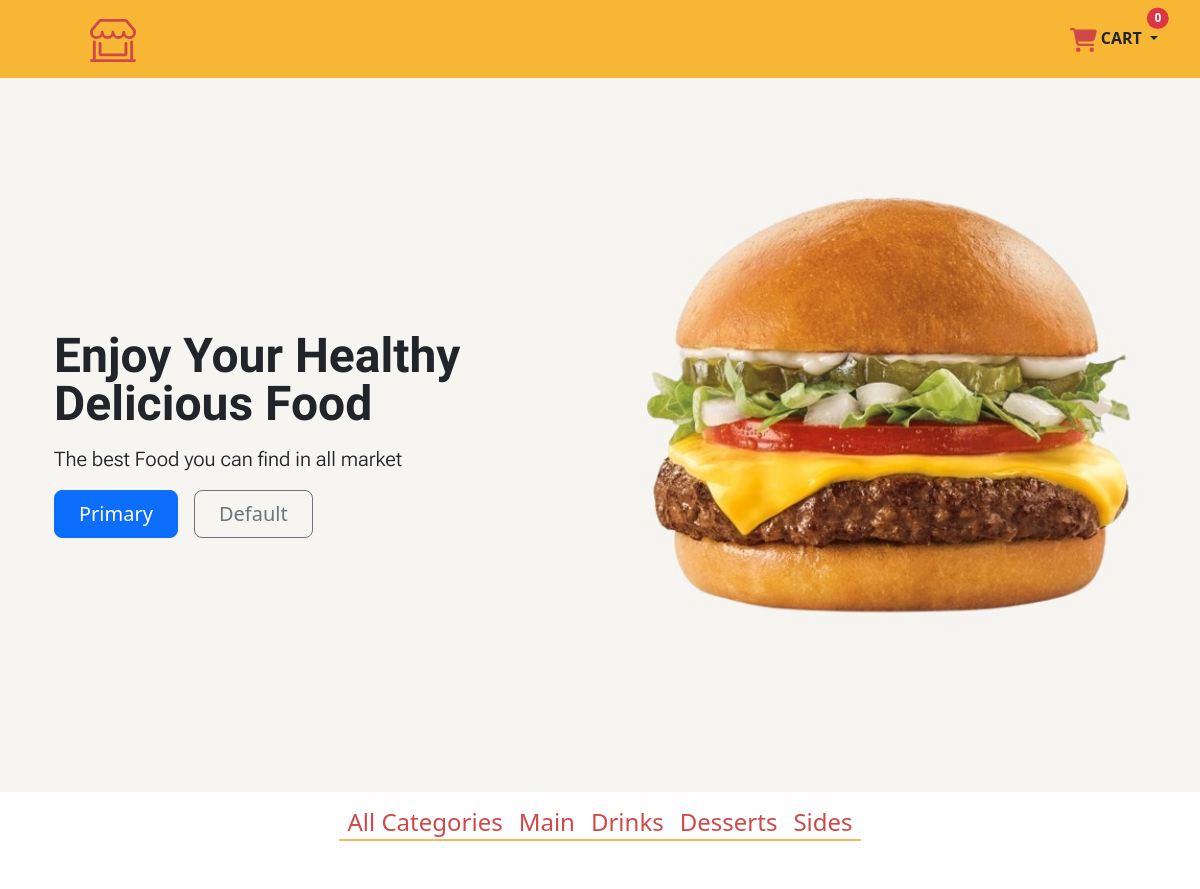
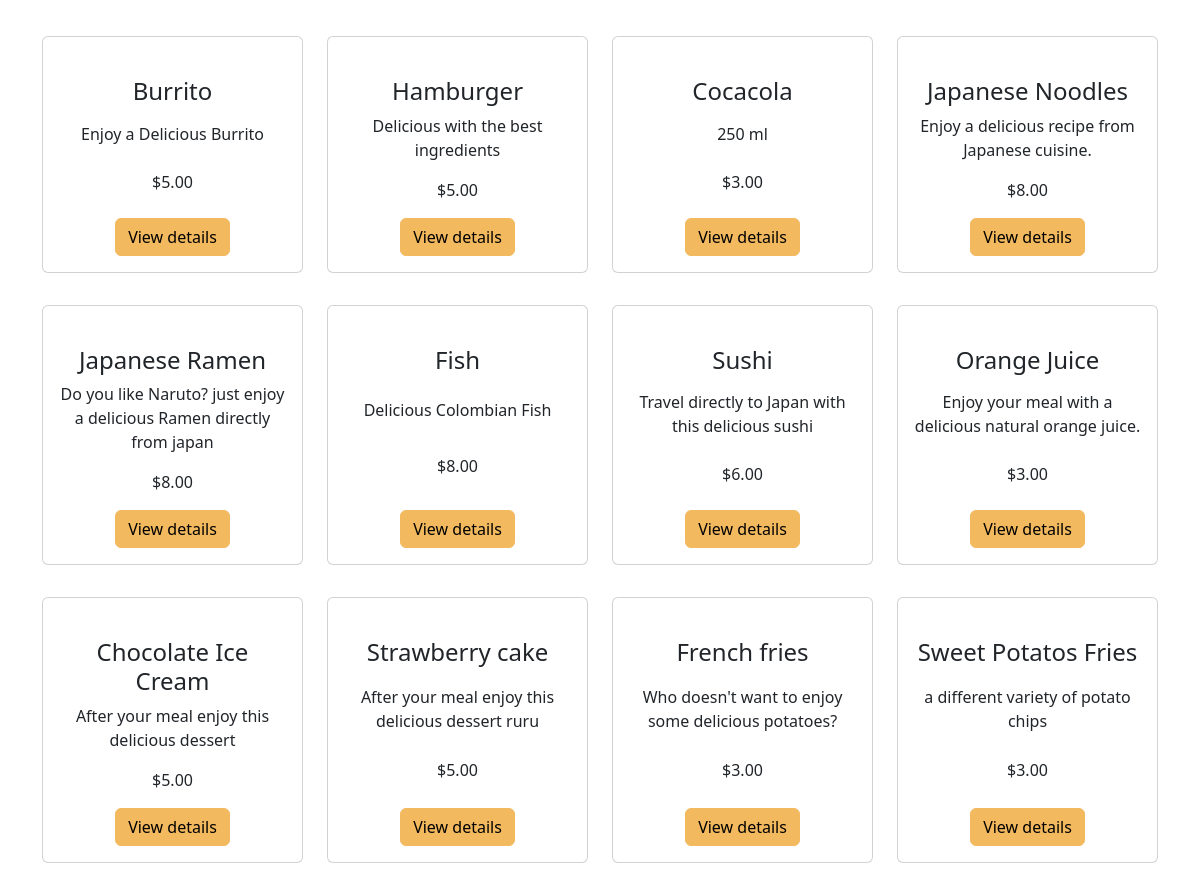
The page / on the database its author committed (2 pictures, top to bottom).
### food/models.py (models this page shows, shortened)
class Category(models.Model):
    name = models.CharField(max_length=200)
    created = models.DateTimeField(auto_now_add=True)
    updated = models.DateTimeField(auto_now=True)
    class Meta:
        verbose_name = 'Category'
        verbose_name_plural = 'Categories'

class Items(models.Model):
    product_type = models.ForeignKey(Category, on_delete=models.RESTRICT,  related_name='products')
    item_name = models.CharField(max_length=200)
    item_description = models.CharField(max_length=200)
    item_price = models.DecimalField( max_digits = 5, decimal_places=2)
    imagen = models.ImageField(upload_to='food', null=True, blank=True)
    created_at = models.DateTimeField(auto_now_add=True)
    updated_at = models.DateTimeField(auto_now=True)

### food/views.py (the view)
# urls.py: path("", views.home, name="home"),
def home(request, category_id=None):
    if category_id:
        objCategory = Category.objects.get(id=category_id)
        product_list = objCategory.products.all()
        category_list = Category.objects.all()
        context = {
            'category_list': category_list,
            'product_list': product_list,
        }
    else:
        category_list = Category.objects.all()
        item_list = Items.objects.all()
        context = {
            "product_list": item_list,
            "category_list": category_list,
        }
    return render(request, 'food/index.html', context)

### food/templates/food/index.html (shortened to what this page needs)
{% extends "food/base.html" %}
{% load static %}
    {% block content %}
    <div class="hero">
        <div class="container col-xxl-8 px-4 py-5">
            <div class="row flex-lg-row-reverse align-items-center g-5 py-5">
                <div class="col-12 col-sm-8 col-lg-6">
                    <img src="{% static 'img/burger.jpg' %}" class="d-block mx-lg-auto img-fluid" alt="Bootstrap Themes"
                        width="700" height="500" loading="lazy">
                </div>
                <div class="col-lg-6">
                    <h1 class="display-5 fw-bold lh-1 mb-3" style="font-family: 'Amatic SC', cursive;">Enjoy Your
                        Healthy <br> Delicious Food</h1>
                    <p class="lead" style="font-family: 'Roboto Flex', sans-serif;">The best Food you can find in all
                        market</p>
                    <div class="d-grid gap-2 d-md-flex justify-content-md-start">
                        <button type="button" class="btn btn-primary btn-lg px-4 me-md-2">Primary</button>
                        <button type="button" class="btn btn-outline-secondary btn-lg px-4">Default</button>
                    </div>
                </div>
            </div>
        </div>
    </div>
    <div class="container-fluid">
        <div class="d-flex justify-content-center bg-transparent" style="width: 100%;">
            <nav class="navbar navbar-expand-lg ">
                <div class="offcanvas offcanvas-end" tabindex="-1" id="navbarOffcanvasLg"
                    aria-labelledby="navbarOffcanvasLgLabel">
                    <div class="offcanvas-body">
                        <ul class="navbar-nav me-auto mb-2 mb-lg-0">
                            <li class="nav-item">
                                <a class="nav-link active red_color" aria-current="page" href="{% url 'food:home' %}">
                                    <h4>All Categories</h4>
                                </a>
                            </li>
                            {% for category in category_list %}
                            <li class="nav-item">
                                <a class="nav-link active red_color" aria-current="page"
                                    href="{% url 'food:ProductsByCategory' category.id %}">
                                    <h4>{{ category.name }}</h4>
                                </a>
                            </li>
                            {% endfor %}
                        </ul>
                    </div>
                </div>
            </nav>
        </div>
    </div>
    <div class=" bg-body-light ">
        <div class="container ">
            <div class="row py-5  justify-content-start ">
                {% for item in product_list %}
                <div class="col-12 col-sm-6 col-lg-3 d-flex text-center justify-content-start py-3">
                    <div class="card h-100 d-flex flex-column " style="width: 18rem;">
                        <div class="card-body d-flex flex-column">
                            <a href="{{ item.imagen.url }}" class=""><img src="{{ item.imagen.url }}" class="img-fluid"
                                    style="height: 210px;" alt=""></a>
                            <h4>{{ item.item_name }}</h4>
                            <p class="mt-auto">
                                {{ item.item_description }}
                            </p>
                            <p class="mt-auto">
                                ${{ item.item_price }}
                            </p>
                            <div class="mt-auto">
                                <a data-bs-toggle="modal" data-bs-target="#detallesModal{{ item.id }}"
                                    class="btn btn-info" style="background-color: #F3B95F; border-color: #F3B95F;">
                                    View details
                                </a>
                            </div>
                        </div>
                    </div>
                </div>
                {% endfor %}
            </div>
        </div>
    </div>
        {% endblock %}

### food/templates/food/base.html (shortened to what this page needs)
{% load static %}
<!DOCTYPE html>
<html lang="en">
<head>
    <link href="https://cdn.jsdelivr.net/npm/bootstrap@5.3.3/dist/css/bootstrap.min.css" rel="stylesheet"
>
    <link href="{% static 'css/styles.css' %}" rel="stylesheet">
    <link rel="stylesheet" href="https://cdnjs.cloudflare.com/ajax/libs/font-awesome/6.0.0-beta3/css/all.min.css">
</head>
<body class="grey-background">
    <header class="p-3" style="background-color: #f7b735;">
        <div class="container">
            <div class="d-flex flex-wrap align-items-center justify-content-center justify-content-lg-start">
                <a href="#" class="d-flex align-items-center mb-3 mb-md-0 me-md-auto text-decoration-none">
                    <svg class="bi me-2" width="40" height="32">
                        <use xlink:href="#bootstrap"></use>
                    </svg>
                    <span class="fs-4" style="color: #D04848;"></span>
                </a>
                <ul class="navbar-nav ms-auto">
                    <li class="nav-item dropdown">
                        <a class="nav-link dropdown-toggle position-relative" href="#" id="navbarDropdown" role="button"
                            data-bs-toggle="dropdown" aria-expanded="false">
                            <span
                                class="position-absolute top-0 start-100 translate-middle badge rounded-pill bg-danger">
                                {{request.session.cart.items|length}}
                            </span>
                            <strong class="">CART</strong>
                        </a>
                    </li>
                </ul>
            </div>
        </div>
    </header>
    <div id="content" style="background-color: white;">
        {% block content %}
        {% endblock %}
    </div>
</body>
</html>

### food/static/css/styles.css (style rules this page uses)
.hero { background-color: #F6F5F2; width: 100%; }
.red_color { color: #D04848 !important; font-size: 26px !important; }
.navbar .nav-link:after { content: ''; width: 100%; height: 2px; background-color: #F3B95F; position: absolute; bottom: 20px; left: 0; }
.grey-background { background-color: #F6F5F2; height: 100%; width: 100%; }
body, html { height: 100%; margin: 0; padding: 0; }

### rows shown on the page
Category: name "Main"
Category: name "Drinks"
Category: name "Desserts"
Category: name "Sides"
Items: item_name "Burrito", item_description "Enjoy a Delicious Burrito", item_price "5.00"
Items: item_name "Hamburger", item_description "Delicious with the best ingredients", item_price "5.00"
Items: item_name "Cocacola", item_description "250 ml", item_price "3.00"
Items: item_name "Japanese Noodles", item_description "Enjoy a delicious recipe from Japanese cuisine.", item_price "8.00"
Items: item_name "Japanese Ramen", item_description "Do you like Naruto? just enjoy a delicious Ramen directly from japan", item_price "8.00"
Items: item_name "Fish", item_description "Delicious Colombian Fish", item_price "8.00"
Items: item_name "Sushi", item_description "Travel directly to Japan with this delicious sushi", item_price "6.00"
Items: item_name "Orange Juice", item_description "Enjoy your meal with a delicious natural orange juice.", item_price "3.00"
Items: item_name "Chocolate Ice Cream", item_description "After your meal enjoy this delicious dessert", item_price "5.00"
Items: item_name "Strawberry cake", item_description "After your meal enjoy this delicious dessert ruru", item_price "5.00"
Items: item_name "French fries", item_description "Who doesn't want to enjoy some delicious potatoes?", item_price "3.00"
Items: item_name "Sweet Potatos Fries", item_description "a different variety of potato chips", item_price "3.00"

### other values the page prints
{{ request.session.cart.items|length }} "0"
